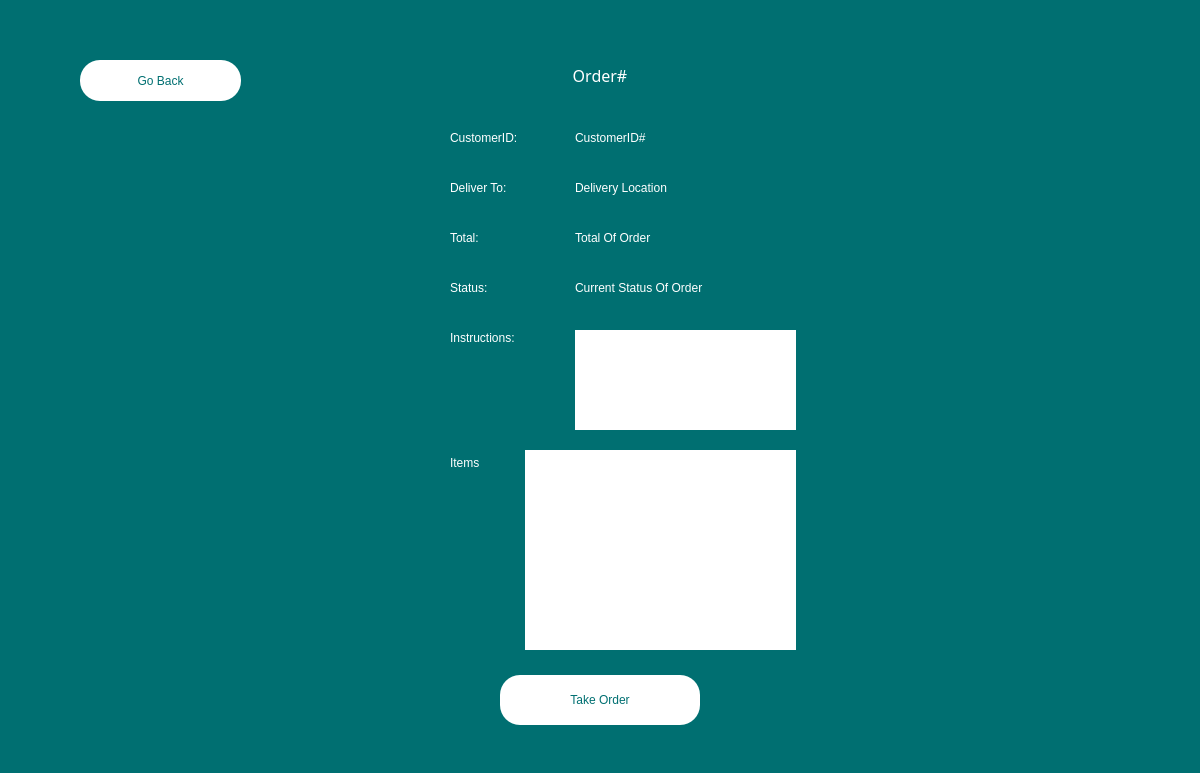
<?xml version="1.0" encoding="UTF-8"?>
<ui version="4.0">
 <class>Dialog</class>
 <widget class="QDialog" name="Dialog">
  <property name="geometry">
   <rect>
    <x>0</x>
    <y>0</y>
    <width>1200</width>
    <height>773</height>
   </rect>
  </property>
  <property name="sizePolicy">
   <sizepolicy hsizetype="Expanding" vsizetype="Expanding">
    <horstretch>0</horstretch>
    <verstretch>0</verstretch>
   </sizepolicy>
  </property>
  <property name="windowTitle">
   <string>Dialog</string>
  </property>
  <widget class="QWidget" name="widget" native="true">
   <property name="geometry">
    <rect>
     <x>0</x>
     <y>0</y>
     <width>1200</width>
     <height>800</height>
    </rect>
   </property>
   <property name="sizePolicy">
    <sizepolicy hsizetype="Expanding" vsizetype="Expanding">
     <horstretch>0</horstretch>
     <verstretch>0</verstretch>
    </sizepolicy>
   </property>
   <property name="styleSheet">
    <string notr="true">background-color:rgb(0, 111, 113);
font: 87 12pt &quot;Arial Black&quot;;
color: rgb(255, 255, 255);</string>
   </property>
   <widget class="QLabel" name="orderIDLabel">
    <property name="geometry">
     <rect>
      <x>350</x>
      <y>50</y>
      <width>500</width>
      <height>50</height>
     </rect>
    </property>
    <property name="sizePolicy">
     <sizepolicy hsizetype="Expanding" vsizetype="Expanding">
      <horstretch>0</horstretch>
      <verstretch>0</verstretch>
     </sizepolicy>
    </property>
    <property name="font">
     <font>
      <family>Arial Black</family>
      <pointsize>12</pointsize>
      <weight>10</weight>
      <italic>false</italic>
      <bold>false</bold>
     </font>
    </property>
    <property name="styleSheet">
     <string notr="true">background-color: rgba(255, 255, 255, 0);</string>
    </property>
    <property name="text">
     <string>Order#</string>
    </property>
    <property name="scaledContents">
     <bool>false</bool>
    </property>
    <property name="alignment">
     <set>Qt::AlignCenter</set>
    </property>
    <property name="wordWrap">
     <bool>true</bool>
    </property>
   </widget>
   <widget class="QLabel" name="label">
    <property name="geometry">
     <rect>
      <x>450</x>
      <y>125</y>
      <width>111</width>
      <height>25</height>
     </rect>
    </property>
    <property name="styleSheet">
     <string notr="true">background-color: rgba(255, 255, 255, 0);</string>
    </property>
    <property name="text">
     <string>CustomerID:</string>
    </property>
   </widget>
   <widget class="QLabel" name="customerIDLabel">
    <property name="geometry">
     <rect>
      <x>575</x>
      <y>125</y>
      <width>200</width>
      <height>25</height>
     </rect>
    </property>
    <property name="styleSheet">
     <string notr="true">background-color: rgba(255, 255, 255, 0);</string>
    </property>
    <property name="text">
     <string>CustomerID#</string>
    </property>
   </widget>
   <widget class="QLabel" name="label_3">
    <property name="geometry">
     <rect>
      <x>450</x>
      <y>175</y>
      <width>100</width>
      <height>25</height>
     </rect>
    </property>
    <property name="styleSheet">
     <string notr="true">background-color: rgba(255, 255, 255, 0);</string>
    </property>
    <property name="text">
     <string>Deliver To:</string>
    </property>
   </widget>
   <widget class="QLabel" name="deliveryLocationLabel">
    <property name="geometry">
     <rect>
      <x>575</x>
      <y>175</y>
      <width>200</width>
      <height>25</height>
     </rect>
    </property>
    <property name="styleSheet">
     <string notr="true">background-color: rgba(255, 255, 255, 0);</string>
    </property>
    <property name="frameShape">
     <enum>QFrame::NoFrame</enum>
    </property>
    <property name="text">
     <string>Delivery Location</string>
    </property>
   </widget>
   <widget class="QLabel" name="label_4">
    <property name="geometry">
     <rect>
      <x>450</x>
      <y>225</y>
      <width>100</width>
      <height>25</height>
     </rect>
    </property>
    <property name="styleSheet">
     <string notr="true">background-color: rgba(255, 255, 255, 0);</string>
    </property>
    <property name="text">
     <string>Total:</string>
    </property>
   </widget>
   <widget class="QLabel" name="label_6">
    <property name="geometry">
     <rect>
      <x>450</x>
      <y>275</y>
      <width>100</width>
      <height>25</height>
     </rect>
    </property>
    <property name="styleSheet">
     <string notr="true">background-color: rgba(255, 255, 255, 0);</string>
    </property>
    <property name="text">
     <string>Status:</string>
    </property>
   </widget>
   <widget class="QLabel" name="label_7">
    <property name="geometry">
     <rect>
      <x>450</x>
      <y>325</y>
      <width>111</width>
      <height>25</height>
     </rect>
    </property>
    <property name="styleSheet">
     <string notr="true">background-color: rgba(255, 255, 255, 0);</string>
    </property>
    <property name="text">
     <string>Instructions:</string>
    </property>
   </widget>
   <widget class="QLabel" name="orderTotalLabel">
    <property name="geometry">
     <rect>
      <x>575</x>
      <y>225</y>
      <width>200</width>
      <height>25</height>
     </rect>
    </property>
    <property name="styleSheet">
     <string notr="true">background-color: rgba(255, 255, 255, 0);</string>
    </property>
    <property name="text">
     <string>Total Of Order</string>
    </property>
   </widget>
   <widget class="QLabel" name="orderStatusLabel">
    <property name="geometry">
     <rect>
      <x>575</x>
      <y>275</y>
      <width>200</width>
      <height>25</height>
     </rect>
    </property>
    <property name="styleSheet">
     <string notr="true">background-color: rgba(255, 255, 255, 0);</string>
    </property>
    <property name="frameShape">
     <enum>QFrame::NoFrame</enum>
    </property>
    <property name="text">
     <string>Current Status Of Order</string>
    </property>
   </widget>
   <widget class="QLabel" name="orderInstructionsLabel">
    <property name="geometry">
     <rect>
      <x>575</x>
      <y>330</y>
      <width>221</width>
      <height>100</height>
     </rect>
    </property>
    <property name="styleSheet">
     <string notr="true">background-color: rgb(255, 255, 255);
color: rgb(0, 0, 0);</string>
    </property>
    <property name="frameShape">
     <enum>QFrame::NoFrame</enum>
    </property>
    <property name="text">
     <string/>
    </property>
    <property name="textFormat">
     <enum>Qt::AutoText</enum>
    </property>
    <property name="alignment">
     <set>Qt::AlignLeading|Qt::AlignLeft|Qt::AlignTop</set>
    </property>
    <property name="wordWrap">
     <bool>true</bool>
    </property>
   </widget>
   <widget class="QListWidget" name="itemsList">
    <property name="geometry">
     <rect>
      <x>525</x>
      <y>450</y>
      <width>271</width>
      <height>200</height>
     </rect>
    </property>
    <property name="font">
     <font>
      <family>Arial Black</family>
      <pointsize>12</pointsize>
      <weight>10</weight>
      <italic>false</italic>
      <bold>false</bold>
     </font>
    </property>
    <property name="styleSheet">
     <string notr="true">background-color: rgb(255, 255, 255);
color: rgb(0, 0, 0);</string>
    </property>
    <property name="frameShape">
     <enum>QFrame::NoFrame</enum>
    </property>
   </widget>
   <widget class="QLabel" name="label_8">
    <property name="geometry">
     <rect>
      <x>450</x>
      <y>450</y>
      <width>51</width>
      <height>25</height>
     </rect>
    </property>
    <property name="styleSheet">
     <string notr="true">background-color: rgba(255, 255, 255, 0);</string>
    </property>
    <property name="text">
     <string>Items</string>
    </property>
   </widget>
   <widget class="QPushButton" name="statusButton">
    <property name="geometry">
     <rect>
      <x>500</x>
      <y>675</y>
      <width>200</width>
      <height>50</height>
     </rect>
    </property>
    <property name="styleSheet">
     <string notr="true">background-color: rgb(255, 255, 255);border-radius:20px;
color:rgb(0, 111, 113);</string>
    </property>
    <property name="text">
     <string>Take Order</string>
    </property>
   </widget>
   <widget class="QPushButton" name="returnBTN">
    <property name="geometry">
     <rect>
      <x>80</x>
      <y>60</y>
      <width>161</width>
      <height>41</height>
     </rect>
    </property>
    <property name="styleSheet">
     <string notr="true">background-color: rgb(255, 255, 255);border-radius:20px;
color:rgb(0, 111, 113);</string>
    </property>
    <property name="text">
     <string>Go Back</string>
    </property>
   </widget>
  </widget>
 </widget>
 <resources/>
 <connections/>
</ui>
